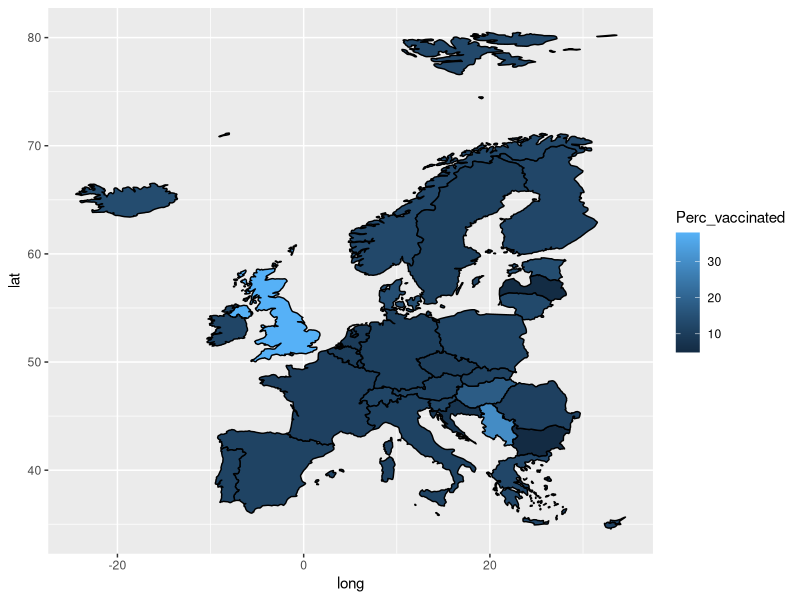
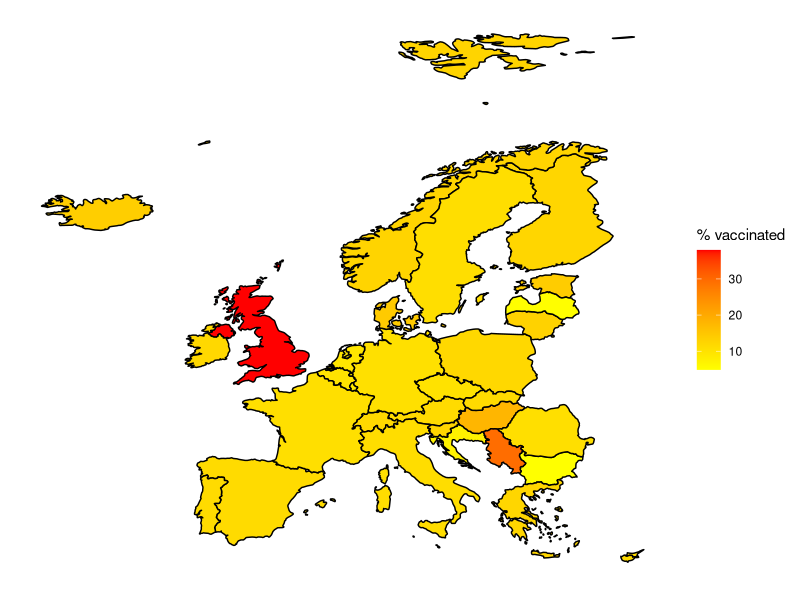
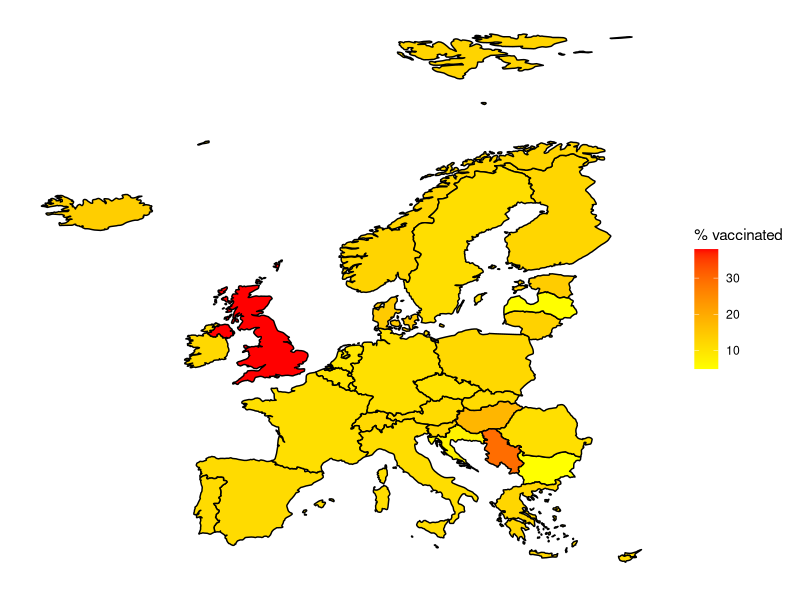

Source code (R) for these figures, in order:
install.packages("ggplot2")   #only do this once
install.packages("tidyverse") #only do this once

library(ggplot2)              #needs to be done each r session
library(tidyverse)            #needs to be done each r session


EUvax <- read.csv("./R Tutorial_ Maps 1/EUvaccine.csv") #####this reads in the data file I made you will need to change the path to your computer
View(EUvax)


mapdata <- map_data("world") ##ggplot2
View(mapdata)
mapdata <- left_join(mapdata, EUvax, by="region")
View(mapdata)

mapdata1<-mapdata %>% filter(!is.na(mapdata$Perc_vaccinated))
View(mapdata1)

map1<-ggplot(mapdata1, aes( x = long, y = lat, group=group)) +
  geom_polygon(aes(fill = Perc_vaccinated), color = "black")
map1

map2 <- map1 + scale_fill_gradient(name = "% vaccinated", low = "yellow", high =  "red", na.value = "grey50")+
  theme(axis.text.x = element_blank(),
        axis.text.y = element_blank(),
        axis.ticks = element_blank(),
        axis.title.y=element_blank(),
        axis.title.x=element_blank(),
        rect = element_blank())
map2

library(cowplot)

ggdraw() +
  draw_image("./R Tutorial_ Maps 1/bill.jpg",  x = 0.35, y = 0.3, scale = .2) +
  draw_plot(map2)

